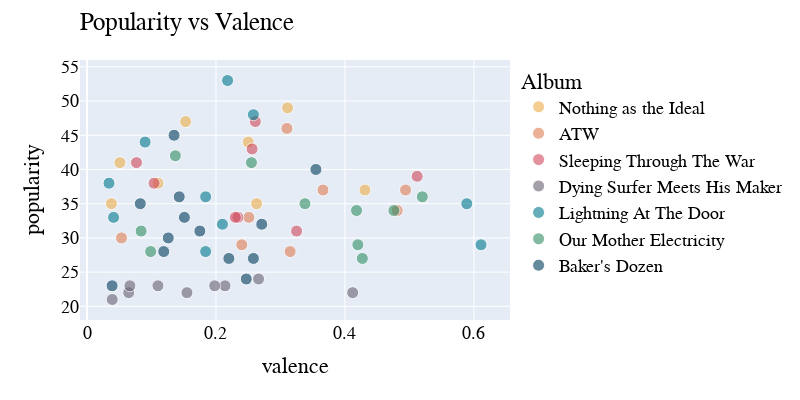

Source (notebook cell):
### Markdown cell above
We see the cluster of tracks with the acousticness scores close to zero. Their energy scores are rarely less than 0.5. However, with higher acousticness score, the energy score decreases.

I would now like to have a look at the individual variables and their 

### Relationship to popularity

I'm creating some interactive plots with plotly here. Unfortunately the interactive elements won't work on Github.

### Code cell
import plotly.io as pio
pio.renderers.default = "jupyterlab"

cpal_px= {'Nothing as the Ideal': '#edae49', 'ATW': '#df7c52', 'Sleeping Through The War': '#d1495b', 'Dying Surfer Meets His Maker': '#696174', 'Lightning At The Door': '#00798c', 'Our Mother Electricity' : '#318F63', "Baker's Dozen" : '#003d5b'}
fig = px.scatter(atw, x='valence', y='popularity', color='album_name', hover_data={'name': True, 'album_name': False, 'valence':False, 'popularity':False}, color_discrete_map=cpal_px, opacity=0.6)

fig.update_traces(marker=dict(size=12,
                              line=dict(width=1,
                                        color='white')),
                  selector=dict(mode='markers'))
fig.update_traces(hovertemplate='%{customdata[0]}')
fig.update_layout(
    title="Popularity vs Valence",
    legend_title="Album",
    title_x=0.1, 
    width=800,
    height=400,
    font_family="ROCKABILLY",
    font_color="black",
    font_size=18,
    title_font_family="Boucherie Block",
    legend_title_font_family="Boucherie Block",
    yaxis=dict(
        dtick=5
    )
)
fig.show()

### Figure 1 — Plotly figure (JSON) as saved in the notebook; plotly's stock layout.template omitted (floating-point values rounded to 4 significant figures)
{"data": [{"customdata": [["Saturnine & Iron Jaw", "Nothing as the Ideal"], ["Enemy of My Enemy", "Nothing as the Ideal"], ["Everest", "Nothing as the Ideal"], ["See You Next Fall", "Nothing as the Ideal"], ["The Children of Coyote Woman", "Nothing as the Ideal"], ["41", "Nothing as the Ideal"], ["Lights Out", "Nothing as the Ideal"], ["Rats in Ruin", "Nothing as the Ideal"]], "hovertemplate": "%{customdata[0]}", "legendgroup": "Nothing as the Ideal", "marker": {"color": "#edae49", "line": {"color": "white", "width": 1}, "opacity": 0.6, "size": 12, "symbol": "circle"}, "mode": "markers", "name": "Nothing as the Ideal", "orientation": "v", "showlegend": true, "type": "scatter", "x": [0.11, 0.311, 0.051, 0.431, 0.153, 0.25, 0.263, 0.0378], "xaxis": "x", "y": [38, 49, 41, 37, 47, 44, 35, 35], "yaxis": "y"}, {"customdata": [["Fishbelly 86 Onions", "ATW"], ["Workhorse", "ATW"], ["1st vs. 2nd", "ATW"], ["Half-Tongue", "ATW"], ["Diamond", "ATW"], ["Harvest Feast", "ATW"], ["HJTC", "ATW"], ["Rob's Dream", "ATW"]], "hovertemplate": "%{customdata[0]}", "legendgroup": "ATW", "marker": {"color": "#df7c52", "line": {"color": "white", "width": 1}, "opacity": 0.6, "size": 12, "symbol": "circle"}, "mode": "markers", "name": "ATW", "orientation": "v", "showlegend": true, "type": "scatter", "x": [0.481, 0.366, 0.315, 0.494, 0.31, 0.251, 0.0535, 0.24], "xaxis": "x", "y": [34, 37, 28, 37, 46, 33, 30, 29], "yaxis": "y"}, {"customdata": [["Bulls", "Sleeping Through The War"], ["Don't Bring Me Coffee", "Sleeping Through The War"], ["Bruce Lee", "Sleeping Through The War"], ["3-5-7", "Sleeping Through The War"], ["Am I Going Up?", "Sleeping Through The War"], ["Alabaster", "Sleeping Through The War"], ["Cowboy Kirk", "Sleeping Through The War"], ["Internet", "Sleeping Through The War"]], "hovertemplate": "%{customdata[0]}", "legendgroup": "Sleeping Through The War", "marker": {"color": "#d1495b", "line": {"color": "white", "width": 1}, "opacity": 0.6, "size": 12, "symbol": "circle"}, "mode": "markers", "name": "Sleeping Through The War", "orientation": "v", "showlegend": true, "type": "scatter", "x": [0.104, 0.0767, 0.234, 0.256, 0.261, 0.512, 0.325, 0.23], "xaxis": "x", "y": [38, 41, 33, 43, 47, 39, 31, 33], "yaxis": "y"}, {"customdata": [["Call Me Star", "Dying Surfer Meets His Maker"], ["El Centro", "Dying Surfer Meets His Maker"], ["Dirt Preachers", "Dying Surfer Meets His Maker"], ["This Is Where It Falls Apart", "Dying Surfer Meets His Maker"], ["Mellowing", "Dying Surfer Meets His Maker"], ["Open Passageways", "Dying Surfer Meets His Maker"], ["Instrumental 2 (Welcome To The Caveman Future)", "Dying Surfer Meets His Maker"], ["Talisman", "Dying Surfer Meets His Maker"], ["Blood And Sand / Milk And Endless Waters", "Dying Surfer Meets His Maker"]], "hovertemplate": "%{customdata[0]}", "legendgroup": "Dying Surfer Meets His Maker", "marker": {"color": "#696174", "line": {"color": "white", "width": 1}, "opacity": 0.6, "size": 12, "symbol": "circle"}, "mode": "markers", "name": "Dying Surfer Meets His Maker", "orientation": "v", "showlegend": true, "type": "scatter", "x": [0.266, 0.214, 0.0647, 0.155, 0.412, 0.198, 0.0391, 0.0665, 0.11], "xaxis": "x", "y": [24, 23, 22, 22, 22, 23, 21, 23, 23], "yaxis": "y"}, {"customdata": [["Funeral For A Great Drunken Bird", "Lightning At The Door"], ["When God Comes Back", "Lightning At The Door"], ["The Marriage Of Coyote Woman", "Lightning At The Door"], ["Swallowed By The Sea", "Lightning At The Door"], ["Charles William", "Lightning At The Door"], ["The Death Of Coyote Woman", "Lightning At The Door"], ["Romany Dagger", "Lightning At The Door"], ["Mountain", "Lightning At The Door"], ["Romany Dagger (Remended)", "Lightning At The Door"], ["Surface-To-Air Whistle", "Lightning At The Door"]], "hovertemplate": "%{customdata[0]}", "legendgroup": "Lightning At The Door", "marker": {"color": "#00798c", "line": {"color": "white", "width": 1}, "opacity": 0.6, "size": 12, "symbol": "circle"}, "mode": "markers", "name": "Lightning At The Door", "orientation": "v", "showlegend": true, "type": "scatter", "visible": true, "x": [0.0341, 0.218, 0.258, 0.0412, 0.0901, 0.184, 0.589, 0.21, 0.184, 0.611], "xaxis": "x", "y": [38, 53, 48, 33, 44, 36, 35, 32, 28, 29], "yaxis": "y"}, {"customdata": [["Heavy/Like a Witch", "Our Mother Electricity"], ["The Urn", "Our Mother Electricity"], ["Bloodhounds", "Our Mother Electricity"], ["Guns", "Our Mother Electricity"], ["Elk.Blood.Heart", "Our Mother Electricity"], ["Until It Unwinds", "Our Mother Electricity"], ["Easy", "Our Mother Electricity"], ["Family Song for the Leaving", "Our Mother Electricity"], ["Right Hand", "Our Mother Electricity"], ["I Can't Even See Myself (Bonus)", "Our Mother Electricity"]], "hovertemplate": "%{customdata[0]}", "legendgroup": "Our Mother Electricity", "marker": {"color": "#318F63", "line": {"color": "white", "width": 1}, "opacity": 0.6, "size": 12, "symbol": "circle"}, "mode": "markers", "name": "Our Mother Electricity", "orientation": "v", "showlegend": true, "type": "scatter", "visible": true, "x": [0.255, 0.52, 0.476, 0.418, 0.137, 0.427, 0.0839, 0.0987, 0.338, 0.42], "xaxis": "x", "y": [41, 36, 34, 34, 42, 27, 31, 28, 35, 29], "yaxis": "y"}, {"customdata": [["Real Hippies Are Cowboys", "Baker's Dozen"], ["Mama Is a Shining Star", "Baker's Dozen"], ["Hush, I'm on TV", "Baker's Dozen"], ["Holding Your Breath Across the River", "Baker's Dozen"], ["Tour Death Song", "Baker's Dozen"], ["Tiger's Pit", "Baker's Dozen"], ["6969 WXL THE CAGE", "Baker's Dozen"], ["L'hotel Serein", "Baker's Dozen"], ["Acid Face", "Baker's Dozen"], ["Slow City", "Baker's Dozen"], ["Silver To Rust", "Baker's Dozen"], ["Blacksnake Blues", "Baker's Dozen"], ["Fall Into Place", "Baker's Dozen"]], "hovertemplate": "%{customdata[0]}", "legendgroup": "Baker's Dozen", "marker": {"color": "#003d5b", "line": {"color": "white", "width": 1}, "opacity": 0.6, "size": 12, "symbol": "circle"}, "mode": "markers", "name": "Baker's Dozen", "orientation": "v", "showlegend": true, "type": "scatter", "x": [0.126, 0.0389, 0.271, 0.175, 0.143, 0.151, 0.247, 0.355, 0.258, 0.22, 0.119, 0.135, 0.0826], "xaxis": "x", "y": [30, 23, 32, 31, 36, 33, 24, 40, 27, 27, 28, 45, 35], "yaxis": "y"}], "layout": {"font": {"color": "black", "family": "ROCKABILLY", "size": 18}, "height": 400, "legend": {"title": {"font": {"family": "Boucherie Block"}, "text": "Album"}, "tracegroupgap": 0}, "margin": {"t": 60}, "title": {"font": {"family": "Boucherie Block"}, "text": "Popularity vs Valence", "x": 0.1}, "width": 800, "xaxis": {"anchor": "y", "autorange": true, "domain": [0, 1], "range": [-0.008911, 0.654], "title": {"text": "valence"}, "type": "linear"}, "yaxis": {"anchor": "x", "autorange": true, "domain": [0, 1], "dtick": 5, "range": [18.0, 56.0], "title": {"text": "popularity"}, "type": "linear"}}}
